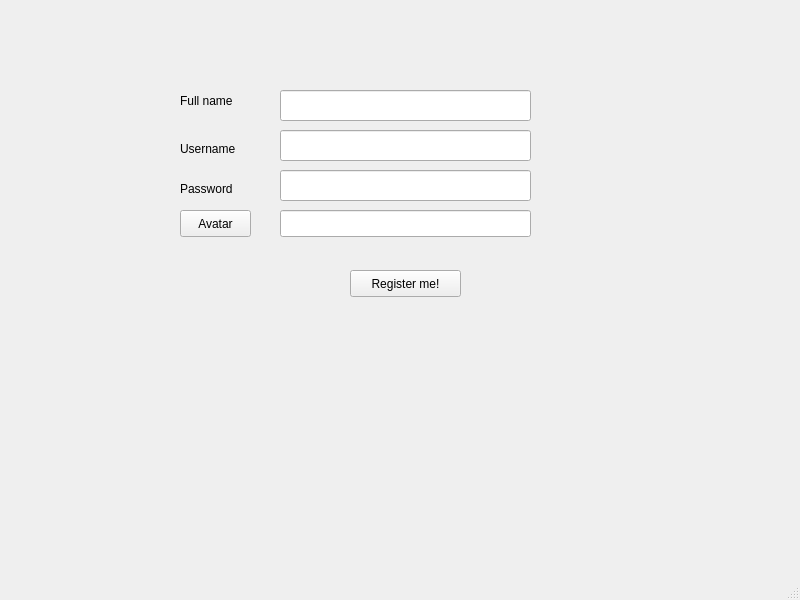
<?xml version="1.0" encoding="UTF-8"?>
<ui version="4.0">
 <class>MainWindow</class>
 <widget class="QMainWindow" name="MainWindow">
  <property name="geometry">
   <rect>
    <x>0</x>
    <y>0</y>
    <width>800</width>
    <height>600</height>
   </rect>
  </property>
  <property name="windowTitle">
   <string>MainWindow</string>
  </property>
  <widget class="QWidget" name="centralwidget">
   <widget class="QStackedWidget" name="stackedWidget">
    <property name="geometry">
     <rect>
      <x>10</x>
      <y>0</y>
      <width>791</width>
      <height>531</height>
     </rect>
    </property>
    <property name="currentIndex">
     <number>1</number>
    </property>
    <widget class="QWidget" name="login_form">
     <widget class="QLineEdit" name="username">
      <property name="geometry">
       <rect>
        <x>260</x>
        <y>130</y>
        <width>311</width>
        <height>27</height>
       </rect>
      </property>
     </widget>
     <widget class="QLineEdit" name="password">
      <property name="geometry">
       <rect>
        <x>260</x>
        <y>160</y>
        <width>311</width>
        <height>27</height>
       </rect>
      </property>
     </widget>
     <widget class="QLabel" name="label">
      <property name="geometry">
       <rect>
        <x>166</x>
        <y>130</y>
        <width>81</width>
        <height>20</height>
       </rect>
      </property>
      <property name="text">
       <string>Username</string>
      </property>
     </widget>
     <widget class="QLabel" name="label_2">
      <property name="geometry">
       <rect>
        <x>166</x>
        <y>160</y>
        <width>81</width>
        <height>20</height>
       </rect>
      </property>
      <property name="text">
       <string>Password</string>
      </property>
     </widget>
     <widget class="QPushButton" name="sign_in">
      <property name="geometry">
       <rect>
        <x>350</x>
        <y>200</y>
        <width>99</width>
        <height>27</height>
       </rect>
      </property>
      <property name="text">
       <string>Sign in</string>
      </property>
     </widget>
     <widget class="QWidget" name="layoutWidget">
      <property name="geometry">
       <rect>
        <x>300</x>
        <y>250</y>
        <width>182</width>
        <height>29</height>
       </rect>
      </property>
      <layout class="QHBoxLayout" name="horizontalLayout">
       <item>
        <widget class="QLabel" name="label_3">
         <property name="text">
          <string>Not a user?</string>
         </property>
        </widget>
       </item>
       <item>
        <widget class="QPushButton" name="register_2">
         <property name="text">
          <string>Register!</string>
         </property>
        </widget>
       </item>
      </layout>
     </widget>
    </widget>
    <widget class="QWidget" name="register_form">
     <widget class="QLineEdit" name="register_full_name">
      <property name="geometry">
       <rect>
        <x>270</x>
        <y>90</y>
        <width>251</width>
        <height>31</height>
       </rect>
      </property>
     </widget>
     <widget class="QLineEdit" name="register_username">
      <property name="geometry">
       <rect>
        <x>270</x>
        <y>130</y>
        <width>251</width>
        <height>31</height>
       </rect>
      </property>
     </widget>
     <widget class="QLineEdit" name="register_password">
      <property name="geometry">
       <rect>
        <x>270</x>
        <y>170</y>
        <width>251</width>
        <height>31</height>
       </rect>
      </property>
     </widget>
     <widget class="QPushButton" name="select_avatar">
      <property name="geometry">
       <rect>
        <x>170</x>
        <y>210</y>
        <width>71</width>
        <height>27</height>
       </rect>
      </property>
      <property name="text">
       <string>Avatar</string>
      </property>
     </widget>
     <widget class="QLineEdit" name="avatar_file">
      <property name="geometry">
       <rect>
        <x>270</x>
        <y>210</y>
        <width>251</width>
        <height>27</height>
       </rect>
      </property>
     </widget>
     <widget class="QLabel" name="label_4">
      <property name="geometry">
       <rect>
        <x>170</x>
        <y>90</y>
        <width>71</width>
        <height>21</height>
       </rect>
      </property>
      <property name="text">
       <string>Full name</string>
      </property>
     </widget>
     <widget class="QLabel" name="label_5">
      <property name="geometry">
       <rect>
        <x>170</x>
        <y>140</y>
        <width>71</width>
        <height>17</height>
       </rect>
      </property>
      <property name="text">
       <string>Username</string>
      </property>
     </widget>
     <widget class="QLabel" name="label_6">
      <property name="geometry">
       <rect>
        <x>170</x>
        <y>180</y>
        <width>67</width>
        <height>17</height>
       </rect>
      </property>
      <property name="text">
       <string>Password</string>
      </property>
     </widget>
     <widget class="QPushButton" name="register_button">
      <property name="geometry">
       <rect>
        <x>340</x>
        <y>270</y>
        <width>111</width>
        <height>27</height>
       </rect>
      </property>
      <property name="text">
       <string>Register me!</string>
      </property>
     </widget>
    </widget>
    <widget class="QWidget" name="home_page">
     <widget class="QTabWidget" name="tabWidget">
      <property name="geometry">
       <rect>
        <x>0</x>
        <y>0</y>
        <width>801</width>
        <height>551</height>
       </rect>
      </property>
      <property name="currentIndex">
       <number>0</number>
      </property>
      <widget class="QWidget" name="home_tab">
       <attribute name="title">
        <string>Home</string>
       </attribute>
       <widget class="QTableWidget" name="home_table">
        <property name="geometry">
         <rect>
          <x>0</x>
          <y>0</y>
          <width>791</width>
          <height>441</height>
         </rect>
        </property>
       </widget>
       <widget class="QPushButton" name="refresh_button">
        <property name="geometry">
         <rect>
          <x>340</x>
          <y>450</y>
          <width>99</width>
          <height>27</height>
         </rect>
        </property>
        <property name="text">
         <string>Refresh</string>
        </property>
       </widget>
      </widget>
      <widget class="QWidget" name="share_tab">
       <attribute name="title">
        <string>Share</string>
       </attribute>
       <widget class="QLabel" name="label_7">
        <property name="geometry">
         <rect>
          <x>230</x>
          <y>10</y>
          <width>341</width>
          <height>71</height>
         </rect>
        </property>
        <property name="text">
         <string>Share your moments with your friends! :)</string>
        </property>
       </widget>
       <widget class="QCheckBox" name="share_pub_checkbox">
        <property name="geometry">
         <rect>
          <x>410</x>
          <y>220</y>
          <width>98</width>
          <height>22</height>
         </rect>
        </property>
        <property name="text">
         <string>Public?</string>
        </property>
       </widget>
       <widget class="QPushButton" name="share_button">
        <property name="geometry">
         <rect>
          <x>310</x>
          <y>220</y>
          <width>99</width>
          <height>27</height>
         </rect>
        </property>
        <property name="text">
         <string>Share!</string>
        </property>
       </widget>
       <widget class="QWidget" name="layoutWidget">
        <property name="geometry">
         <rect>
          <x>190</x>
          <y>90</y>
          <width>381</width>
          <height>29</height>
         </rect>
        </property>
        <layout class="QHBoxLayout" name="horizontalLayout_2">
         <item>
          <widget class="QLabel" name="label_8">
           <property name="text">
            <string>Title</string>
           </property>
          </widget>
         </item>
         <item>
          <widget class="QLineEdit" name="share_title"/>
         </item>
        </layout>
       </widget>
       <widget class="QWidget" name="layoutWidget">
        <property name="geometry">
         <rect>
          <x>190</x>
          <y>170</y>
          <width>301</width>
          <height>29</height>
         </rect>
        </property>
        <layout class="QHBoxLayout" name="horizontalLayout_4">
         <item>
          <widget class="QLabel" name="label_10">
           <property name="text">
            <string>HashTags</string>
           </property>
          </widget>
         </item>
         <item>
          <widget class="QLineEdit" name="share_hashtags"/>
         </item>
        </layout>
       </widget>
       <widget class="QWidget" name="layoutWidget">
        <property name="geometry">
         <rect>
          <x>180</x>
          <y>130</y>
          <width>331</width>
          <height>29</height>
         </rect>
        </property>
        <layout class="QHBoxLayout" name="horizontalLayout_3">
         <item>
          <widget class="QPushButton" name="share_select_file">
           <property name="text">
            <string>Select file</string>
           </property>
          </widget>
         </item>
         <item>
          <widget class="QLineEdit" name="share_file_name"/>
         </item>
        </layout>
       </widget>
      </widget>
      <widget class="QWidget" name="profile_tab">
       <attribute name="title">
        <string>Profile</string>
       </attribute>
       <widget class="QTableWidget" name="profile_table">
        <property name="geometry">
         <rect>
          <x>0</x>
          <y>0</y>
          <width>801</width>
          <height>421</height>
         </rect>
        </property>
       </widget>
      </widget>
      <widget class="QWidget" name="friends_tab">
       <attribute name="title">
        <string>Friends</string>
       </attribute>
       <widget class="QTableWidget" name="friends_table">
        <property name="geometry">
         <rect>
          <x>0</x>
          <y>-1</y>
          <width>801</width>
          <height>461</height>
         </rect>
        </property>
       </widget>
      </widget>
      <widget class="QWidget" name="requests_tab">
       <attribute name="title">
        <string>Requests</string>
       </attribute>
       <widget class="QTableWidget" name="requests_table">
        <property name="geometry">
         <rect>
          <x>0</x>
          <y>0</y>
          <width>801</width>
          <height>441</height>
         </rect>
        </property>
       </widget>
      </widget>
      <widget class="QWidget" name="people_tab">
       <attribute name="title">
        <string>People</string>
       </attribute>
       <widget class="QTableWidget" name="people_table">
        <property name="geometry">
         <rect>
          <x>0</x>
          <y>0</y>
          <width>791</width>
          <height>451</height>
         </rect>
        </property>
       </widget>
      </widget>
      <widget class="QWidget" name="explore_tab">
       <attribute name="title">
        <string>Explore</string>
       </attribute>
      </widget>
     </widget>
     <widget class="QLabel" name="avatar">
      <property name="geometry">
       <rect>
        <x>720</x>
        <y>0</y>
        <width>71</width>
        <height>71</height>
       </rect>
      </property>
      <property name="text">
       <string>TextLabel</string>
      </property>
     </widget>
    </widget>
   </widget>
  </widget>
  <widget class="QMenuBar" name="menubar">
   <property name="geometry">
    <rect>
     <x>0</x>
     <y>0</y>
     <width>800</width>
     <height>25</height>
    </rect>
   </property>
  </widget>
  <widget class="QStatusBar" name="statusbar"/>
  <action name="actionLogout">
   <property name="text">
    <string>Logout</string>
   </property>
  </action>
 </widget>
 <resources/>
 <connections/>
</ui>
